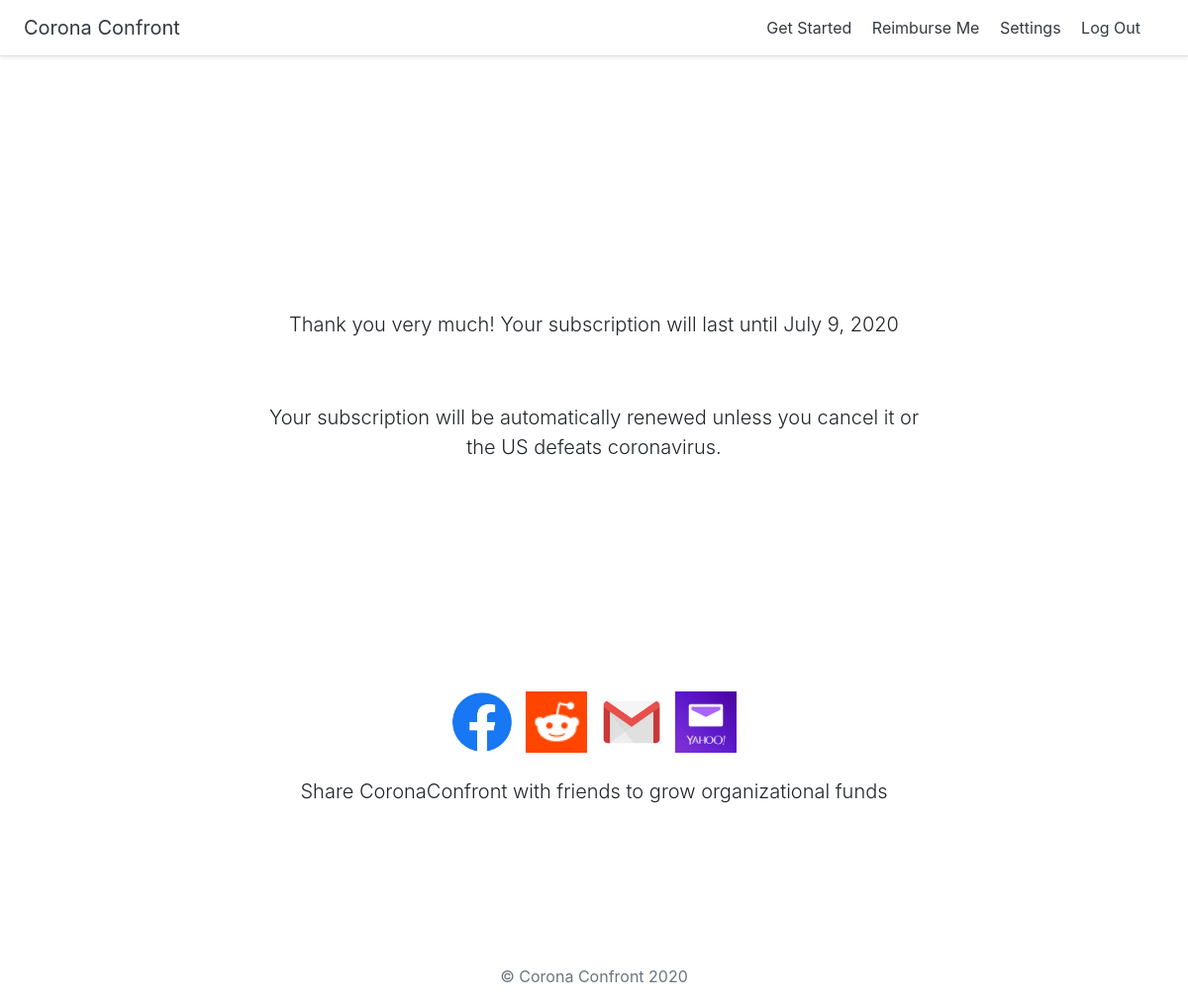
The page /confirmation/ (signed in) on the database as committed earlier.
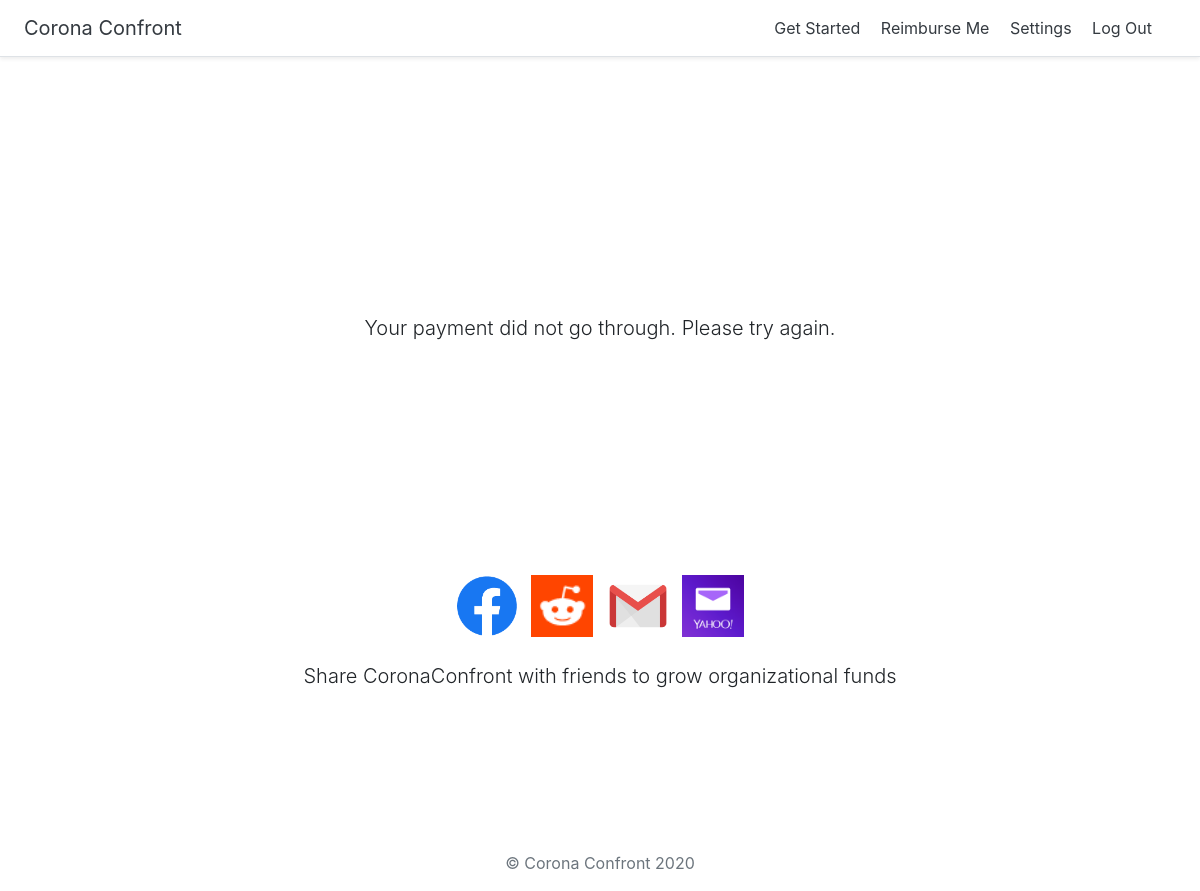
The same page on the database as committed later.
### plans/models.py (models this page shows)
class Customer(models.Model):
    user = models.OneToOneField(User, on_delete=models.CASCADE)
    stripeid = models.CharField(max_length=255)
    stripe_subscription_id = models.CharField(max_length=255)
    cancel_at_period_end = models.BooleanField(default=False)
    membership = models.BooleanField(default=False)
    insurance_exists = models.CharField(max_length=3, choices=INSURANCE_CHOICES, default = 'NO')
    first_name = models.CharField(max_length=200, null=True)
    last_name = models.CharField(max_length=200, null=True)
    birth_date = models.DateField(null=True)
    email_confirmed = models.BooleanField(default=False)
    last_day_membership = models.DateField(null=True)
    date_added = models.DateTimeField(auto_now_add=True)

### plans/views.py (the view)
# urls.py: path('confirmation/', views.confirmation, name='confirmation'),
@login_required
def confirmation(request):
    if request.user.customer.membership:
        membership = True
    else:
        membership = False
    try:
        last_day_show = request.user.customer.last_day_membership
    except:
        last_day_show = None
    return render(request, 'registration/confirmation.html', {'last_day_show': last_day_show, 'membership': membership})

### templates/registration/confirmation.html
{% extends 'plans/base.html' %}
{% load static %}
{% block content %}
<br> <br> <br> <br>
<br> <br> <br> <br>
<div class="pricing-header px-3 py-3 pt-md-5 pb-md-4 mx-auto text-center">
  {% if membership %}
      <p class="lead">Thank you very much! Your subscription will last until {{ last_day_show |default_if_none:"" }}</p> <br><br>
      <p class="lead">Your subscription will be automatically renewed unless you cancel it or the US defeats coronavirus.</p> <br><br>
  {% else %}
      <p class="lead">Your payment did not go through. Please try again.</p> <br><br>
  {% endif %}
<br> <br> <br> <br>
</div>
<div class="pricing-header px-3 py-3 pt-md-5 pb-md-4 mx-auto text-center">
  <a href="https://www.facebook.com/sharer/sharer.php?u=https://coronaconfront.com/"><img src="{% static "facebook.png" %}" id="facebook" height="62" width="62"></a> &nbsp;
  <a href="http://www.reddit.com/submit?url=https://coronaconfront.com/&title=Help%20each%20other%20protect%20against%20high%20deductibles%20during%20coronavirus%20pandemic!"><img src="{% static "reddit.png" %}" id="reddit" height="62" width="62"></a> &nbsp;
  <a href="https://mail.google.com/mail/?view=cm&su=Help%20each%20other%20protect%20against%20high%20deductibles%20during%20coronavirus%20pandemic!&body=www.coronaconfront.com"><img src="{% static "gmail.png" %}" id="gmail" height="62" width="62"></a> &nbsp;
  <a href="http://compose.mail.yahoo.com/?subject=Help%20each%20other%20protect%20against%20high%20deductibles%20during%20coronavirus%20pandemic!&body=www.coronaconfront.com"><img src="{% static "yahoo.png" %}" id="yahoo" height="62" width="62"></a><br>
<br>
  <p class="lead">Share CoronaConfront with friends to grow organizational funds</p> <br><br>
</div>
{% endblock %}

### templates/plans/base.html (shortened to what this page needs)
<!doctype html>
<html lang="en" xmlns="http://www.w3.org/1999/html">
  {% load static %}
  <head>
    <link rel="stylesheet" href="https://stackpath.bootstrapcdn.com/bootstrap/4.2.1/css/bootstrap.min.css">
    <link href="{% static 'pricing.css' %}" rel="stylesheet">
    <link rel="stylesheet" href="//code.jquery.com/ui/1.12.1/themes/base/jquery-ui.css">
  </head>
  <body>
  {% block body %}
    <div class="d-flex flex-column flex-md-row align-items-center p-3 px-md-4 mb-3 bg-white border-bottom shadow-sm">
      <h5 class="my-0 mr-md-auto font-weight-normal"><a href="{% url 'home' %}" class="text-dark">Corona Confront</a></h5>
      <nav class="my-2 my-md-0 mr-md-3">
        <a class="p-2 text-dark" href="{% url 'get_started' %}">Get Started</a>
        {% if user.is_authenticated %}
        <a class="p-2 text-dark" href="{% url 'reimburse' %}">Reimburse Me</a>
        <a class="p-2 text-dark" href="{% url 'settings' %}">Settings</a>
        <a class="p-2 text-dark" href="{% url 'logout' %}">Log Out</a>
        {% else %}
        <a class="p-2 text-dark" href="{% url 'login' %}">Log In</a>
        {% endif %}
      </nav>
    </div>
    {% block content %}
        {% endblock %}
  {% endblock body %}
  <footer class="text-muted">
      <div class="container text-center">
          <br/>
          <br/>
          <br/>
          <p> © Corona Confront {% now "Y" %}</p>
      </div>
  </footer>
  </body>
</html>

### plans/static/pricing.css (style rules this page uses)
html { font-size: 14px; }
@media (min-width: 768px) { html { font-size: 16px; } }
.container { max-width: 960px; }
.pricing-header { max-width: 700px; }

Rows that differ between the two databases and show on the page:
no longer on this page (row edited): Customer: last_day_membership "July 9, 2020"
Other text that changed with them:
text no longer shown: "Thank you very much! Your subscription will last until Your subscription will be automatically renewed unless you cancel it or the US defeats coronavirus."
text now shown: "Your payment did not go through. Please try again."
